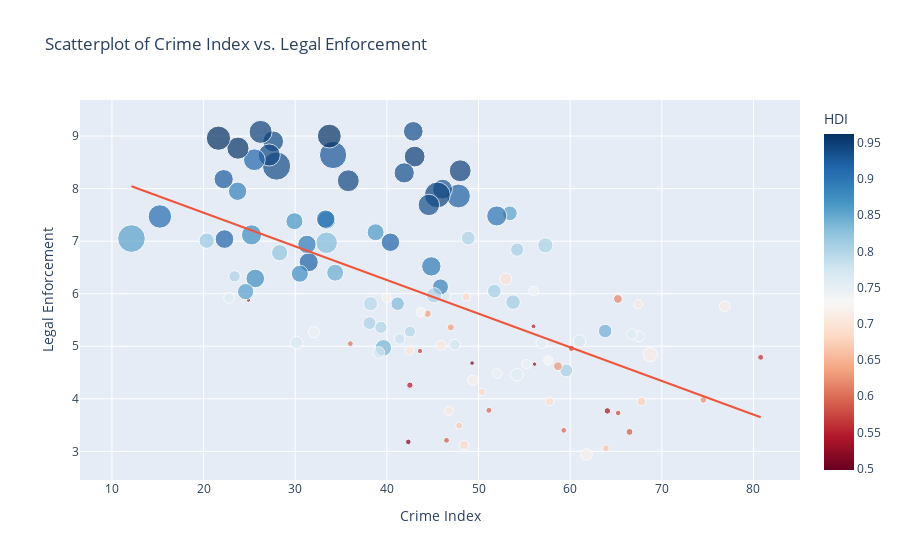

Notebook code for this chart:
### Code cell
hfi = pd.read_csv("datasets/hfi-2023.csv")
crime = pd.read_csv("datasets/crime-rate-by-country-2023.csv")

hfi2021 = hfi[hfi["year"] == 2021]
hfi2021.rename(columns = {'countries': 'country'}, inplace = True)
crimehfi = crime.join(hfi2021.set_index('country'), on='country', how = "inner")

HDI = pd.read_csv("datasets/Human Development Index.csv")
HDI_score = HDI[["Country", 'Human Development Index (2021)', 'Gross National Income Per Capita (2021)']].dropna()
HDI_score.rename(columns = {'Country': 'country', 'Human Development Index (2021)' : 'HDI', 'Gross National Income Per Capita (2021)': 'GDP'}, inplace = True)

crimehdfi = crimehfi.join(HDI_score.set_index('country'), on='country', how = "inner")

# Create scatterplot
fig = px.scatter(crimehdfi, 
                 x='crimeIndex', 
                 y='ef_legal', 
                 color='HDI',
                size='GDP',  # Use GDP_per_capita for dot sizes
                 size_max=20,  # Maximum size of the dots
                 color_continuous_scale='RdBu',  # You can choose any color scale
                 title='Scatterplot of Crime Index vs. Legal Enforcement',
                 labels={'crimeIndex': 'Crime Index', 'ef_legal': 'Legal Enforcement'},
                 trendline='ols',
                 hover_name='country')

fig.update_layout(
    height=500,
)

# Show the figure
fig.show()

### Figure 1 — Plotly figure (JSON) as saved in the notebook; plotly's stock layout.template omitted (floating-point values rounded to 4 significant figures)
{"data": [{"hovertemplate": "<b>%{hovertext}</b><br><br>Crime Index=%{x}<br>Legal Enforcement=%{y}<br>GDP=%{marker.size}<br>HDI=%{marker.color}<extra></extra>", "hovertext": ["Papua New Guinea", "South Africa", "Honduras", "Guyana", "El Salvador", "Brazil", "Jamaica", "Peru", "Angola", "Cameroon", "Namibia", "Nigeria", "Bangladesh", "Argentina", "Libya", "Dominican Republic", "Kenya", "Belarus", "Zimbabwe", "Guatemala", "Bolivia", "Fiji", "Malaysia", "Colombia", "Uganda", "Mongolia", "Tanzania", "Ecuador", "Costa Rica", "Mexico", "Kazakhstan", "Chile", "Botswana", "Algeria", "France", "Uruguay", "Cambodia", "Belize", "Paraguay", "Ethiopia", "Mauritius", "Morocco", "Iraq", "Sweden", "Nicaragua", "United States", "Ukraine", "Ghana", "Lebanon", "Myanmar", "Moldova", "United Kingdom", "Indonesia", "Greece", "Ireland", "Panama", "Italy", "Belgium", "India", "Tunisia", "Zambia", "Australia", "New Zealand", "Albania", "Pakistan", "Philippines", "Sudan", "Canada", "Sri Lanka", "Montenegro", "Malta", "Jordan", "Turkey", "Thailand", "North Macedonia", "Latvia", "Bulgaria", "Serbia", "Nepal", "Germany", "Hungary", "Luxembourg", "Norway", "Kuwait", "Lithuania", "Spain", "Azerbaijan", "Israel", "Cyprus", "Poland", "China", "Portugal", "Romania", "Singapore", "Finland", "Netherlands", "Denmark", "Bahrain", "Austria", "Saudi Arabia", "Rwanda", "Croatia", "Iceland", "Estonia", "Georgia", "Armenia", "Slovenia", "Japan", "Switzerland", "Oman", "United Arab Emirates", "Qatar"], "legendgroup": "", "marker": {"color": [0.558, 0.713, 0.621, 0.714, 0.675, 0.754, 0.709, 0.762, 0.586, 0.576, 0.615, 0.535, 0.661, 0.842, 0.718, 0.767, 0.575, 0.808, 0.593, 0.627, 0.692, 0.73, 0.803, 0.752, 0.525, 0.739, 0.549, 0.74, 0.809, 0.758, 0.811, 0.855, 0.693, 0.745, 0.903, 0.809, 0.593, 0.683, 0.717, 0.498, 0.802, 0.683, 0.686, 0.947, 0.667, 0.921, 0.773, 0.632, 0.706, 0.585, 0.767, 0.929, 0.705, 0.887, 0.945, 0.805, 0.895, 0.937, 0.633, 0.731, 0.565, 0.951, 0.937, 0.796, 0.544, 0.699, 0.508, 0.936, 0.782, 0.832, 0.918, 0.72, 0.838, 0.8, 0.77, 0.863, 0.795, 0.802, 0.602, 0.942, 0.846, 0.93, 0.961, 0.831, 0.875, 0.905, 0.745, 0.919, 0.896, 0.876, 0.768, 0.866, 0.821, 0.939, 0.94, 0.941, 0.948, 0.875, 0.916, 0.875, 0.534, 0.858, 0.959, 0.89, 0.802, 0.759, 0.918, 0.925, 0.962, 0.816, 0.911, 0.855], "coloraxis": "coloraxis", "size": [4009.0, 12950.0, 5298.0, 22460.0, 8296.0, 14370.0, 8834.0, 12250.0, 5466.0, 3621.0, 8634.0, 4790.0, 5472.0, 20930.0, 15340.0, 17990.0, 4474.0, 18850.0, 3810.0, 8723.0, 8111.0, 9980.0, 26660.0, 14380.0, 2181.0, 10590.0, 2664.0, 10310.0, 19970.0, 17900.0, 23940.0, 24560.0, 16200.0, 10800.0, 45940.0, 21270.0, 4079.0, 6309.0, 12350.0, 2361.0, 22030.0, 7303.0, 9977.0, 54490.0, 5625.0, 64770.0, 13260.0, 5745.0, 9526.0, 3851.0, 14880.0, 45220.0, 11470.0, 29000.0, 76170.0, 26960.0, 42840.0, 52290.0, 6590.0, 10260.0, 3218.0, 49240.0, 44060.0, 14130.0, 4624.0, 8920.0, 3575.0, 46810.0, 12580.0, 20840.0, 38880.0, 9924.0, 31030.0, 17030.0, 15920.0, 32800.0, 23080.0, 19120.0, 3877.0, 54530.0, 32790.0, 84650.0, 64660.0, 52920.0, 37930.0, 38350.0, 14260.0, 41520.0, 38190.0, 33030.0, 17500.0, 33150.0, 30030.0, 90920.0, 49450.0, 55980.0, 60360.0, 39500.0, 53620.0, 46110.0, 2210.0, 30130.0, 55780.0, 38050.0, 14660.0, 13160.0, 39750.0, 42270.0, 66930.0, 27050.0, 62570.0, 87130.0], "sizemode": "area", "sizeref": 227.3, "symbol": "circle"}, "mode": "markers", "name": "", "orientation": "v", "showlegend": false, "type": "scatter", "x": [80.79, 76.86, 74.54, 68.74, 67.79, 67.49, 67.42, 66.72, 66.48, 65.24, 65.21, 64.06, 63.9, 63.82, 61.78, 61.02, 60.14, 59.58, 59.3, 58.67, 57.77, 57.62, 57.29, 56.87, 56.12, 56.01, 56, 55.23, 54.22, 54.19, 53.77, 53.42, 52.98, 52.03, 51.99, 51.73, 51.13, 50.39, 49.37, 49.3, 48.88, 48.66, 48.42, 48, 47.89, 47.81, 47.42, 46.98, 46.77, 46.51, 46.35, 46.07, 45.93, 45.85, 45.51, 45.15, 44.85, 44.58, 44.43, 43.69, 43.62, 43.03, 42.88, 42.53, 42.51, 42.46, 42.34, 41.89, 41.39, 41.18, 40.39, 39.96, 39.62, 39.35, 39.12, 38.77, 38.21, 38.1, 36.01, 35.79, 34.36, 34.13, 33.72, 33.42, 33.42, 33.32, 32.02, 31.47, 31.28, 30.5, 30.14, 29.91, 28.3, 27.96, 27.59, 27.16, 26.22, 25.64, 25.54, 25.23, 24.89, 24.59, 23.75, 23.71, 23.38, 22.79, 22.28, 22.19, 21.62, 20.34, 15.23, 12.13], "xaxis": "x", "y": [4.79, 5.76, 3.98, 4.84, 3.95, 5.19, 5.8, 5.23, 3.37, 3.73, 5.9, 3.77, 3.06, 5.29, 2.94, 5.1, 4.96, 4.54, 3.4, 4.62, 3.95, 4.73, 6.92, 5.06, 4.66, 6.05, 5.38, 4.66, 6.84, 4.46, 5.84, 7.53, 6.28, 4.48, 7.48, 6.05, 3.78, 4.13, 4.35, 4.68, 7.06, 5.94, 3.12, 8.34, 3.49, 7.86, 5.03, 5.36, 3.77, 3.21, 5.96, 7.99, 5.02, 6.13, 7.88, 5.97, 6.52, 7.69, 5.62, 5.65, 4.91, 8.61, 9.09, 5.28, 4.26, 4.92, 3.18, 8.3, 5.14, 5.81, 6.98, 5.92, 4.97, 5.36, 4.88, 7.17, 5.81, 5.44, 5.05, 8.15, 6.4, 8.64, 9, 6.97, 7.4, 7.42, 5.27, 6.6, 6.94, 6.38, 5.07, 7.38, 6.78, 8.43, 8.9, 8.64, 9.08, 6.29, 8.55, 7.12, 5.88, 6.04, 8.77, 7.95, 6.33, 5.92, 7.04, 8.18, 8.96, 7.01, 7.47, 7.05], "yaxis": "y"}, {"hovertemplate": "<b>OLS trendline</b><br>ef_legal = -0.0640219 * crimeIndex + 8.82109<br>R<sup>2</sup>=0.330519<br><br>Crime Index=%{x}<br>Legal Enforcement=%{y} <b>(trend)</b><extra></extra>", "legendgroup": "", "marker": {"symbol": "circle"}, "mode": "lines", "name": "", "showlegend": false, "type": "scatter", "x": [12.13, 15.23, 20.34, 21.62, 22.19, 22.28, 22.79, 23.38, 23.71, 23.75, 24.59, 24.89, 25.23, 25.54, 25.64, 26.22, 27.16, 27.59, 27.96, 28.3, 29.91, 30.14, 30.5, 31.28, 31.47, 32.02, 33.32, 33.42, 33.42, 33.72, 34.13, 34.36, 35.79, 36.01, 38.1, 38.21, 38.77, 39.12, 39.35, 39.62, 39.96, 40.39, 41.18, 41.39, 41.89, 42.34, 42.46, 42.51, 42.53, 42.88, 43.03, 43.62, 43.69, 44.43, 44.58, 44.85, 45.15, 45.51, 45.85, 45.93, 46.07, 46.35, 46.51, 46.77, 46.98, 47.42, 47.81, 47.89, 48, 48.42, 48.66, 48.88, 49.3, 49.37, 50.39, 51.13, 51.73, 51.99, 52.03, 52.98, 53.42, 53.77, 54.19, 54.22, 55.23, 56, 56.01, 56.12, 56.87, 57.29, 57.62, 57.77, 58.67, 59.3, 59.58, 60.14, 61.02, 61.78, 63.82, 63.9, 64.06, 65.21, 65.24, 66.48, 66.72, 67.42, 67.49, 67.79, 68.74, 74.54, 76.86, 80.79], "xaxis": "x", "y": [8.045, 7.846, 7.519, 7.437, 7.4, 7.395, 7.362, 7.324, 7.303, 7.301, 7.247, 7.228, 7.206, 7.186, 7.18, 7.142, 7.082, 7.055, 7.031, 7.009, 6.906, 6.891, 6.868, 6.818, 6.806, 6.771, 6.688, 6.681, 6.681, 6.662, 6.636, 6.621, 6.53, 6.516, 6.382, 6.375, 6.339, 6.317, 6.302, 6.285, 6.263, 6.235, 6.185, 6.171, 6.139, 6.11, 6.103, 6.1, 6.098, 6.076, 6.066, 6.028, 6.024, 5.977, 5.967, 5.95, 5.931, 5.907, 5.886, 5.881, 5.872, 5.854, 5.843, 5.827, 5.813, 5.785, 5.76, 5.755, 5.748, 5.721, 5.706, 5.692, 5.665, 5.66, 5.595, 5.548, 5.509, 5.493, 5.49, 5.429, 5.401, 5.379, 5.352, 5.35, 5.285, 5.236, 5.235, 5.228, 5.18, 5.153, 5.132, 5.123, 5.065, 5.025, 5.007, 4.971, 4.914, 4.866, 4.735, 4.73, 4.72, 4.646, 4.644, 4.565, 4.55, 4.505, 4.5, 4.481, 4.42, 4.049, 3.9, 3.649], "yaxis": "y"}], "layout": {"autosize": true, "coloraxis": {"colorbar": {"title": {"text": "HDI"}}, "colorscale": [[0, "rgb(103,0,31)"], [0.1, "rgb(178,24,43)"], [0.2, "rgb(214,96,77)"], [0.3, "rgb(244,165,130)"], [0.4, "rgb(253,219,199)"], [0.5, "rgb(247,247,247)"], [0.6, "rgb(209,229,240)"], [0.7, "rgb(146,197,222)"], [0.8, "rgb(67,147,195)"], [0.9, "rgb(33,102,172)"], [1, "rgb(5,48,97)"]]}, "legend": {"itemsizing": "constant", "tracegroupgap": 0}, "title": {"text": "Scatterplot of Crime Index vs. Legal Enforcement"}, "xaxis": {"anchor": "y", "autorange": true, "domain": [0, 1], "range": [6.903, 84.98], "title": {"text": "Crime Index"}, "type": "linear"}, "yaxis": {"anchor": "x", "autorange": true, "domain": [0, 1], "range": [2.426, 9.74], "title": {"text": "Legal Enforcement"}, "type": "linear"}}}
